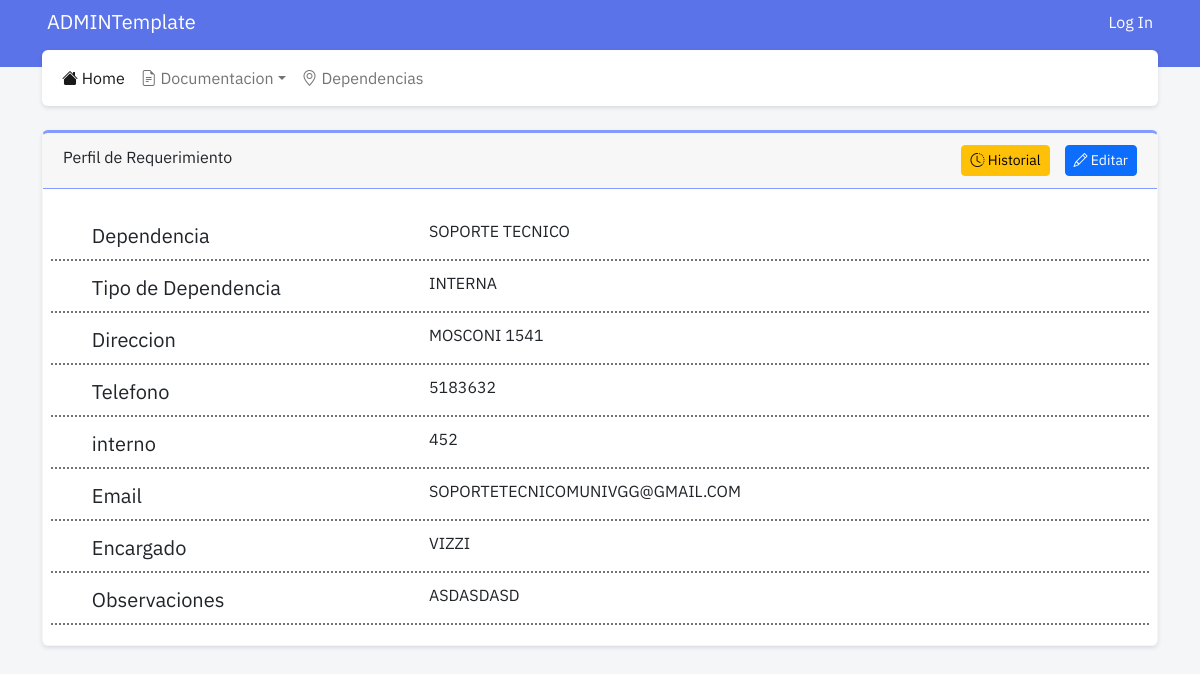
The app's page /dependencias/show/1, older data.
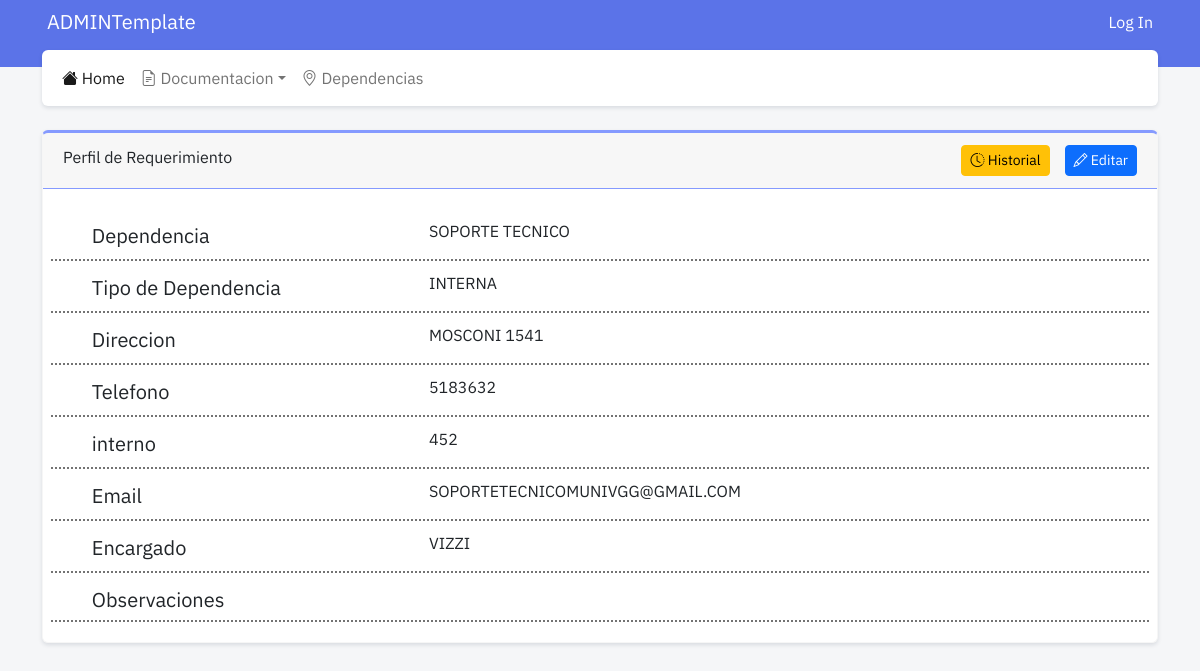
The same page, newer data.
### dependencias/models.py (models this page shows, shortened)
class Dependencia(models.Model):
    nombre = models.CharField("nombre", max_length = 100)
    direccion = models.CharField("Direccion", max_length=100, blank=True)
    telefono = models.CharField("Telefono", max_length=50, blank=True)
    interno = models.IntegerField("Interno", blank=True)
    email = models.EmailField("Email", max_length=254, blank=True)
    encargado = models.CharField("Encargado", max_length=50, blank=True)
    observaciones = models.TextField("Observaciones", blank=True)
    tipo = models.ForeignKey(TipoDependencia, related_name="tipo_dependencia", on_delete=models.RESTRICT)

class TipoDependencia(models.Model):
    tipo = models.CharField("Tipo", max_length = 50)
    def __str__(self):
        return self.tipo

### dependencias/views.py (the view)
# urls.py: path('show/<int:id>', views.show, name="dependencias_show"),
def show(request, id=id):
    dependencia = get_object_or_404(Dependencia, pk=id)
    context = {
        'dependencia': dependencia
    }
    return render(request, 'dependencias_show.html', context)

### dependencias/templates/dependencias_show.html (shortened to what this page needs)
{% extends 'base.html' %}
{% load static %}
{% block content %}
<div class="card">
    <div class="card-header">
        Perfil de Requerimiento
        <a class="btn btn-sm btn-primary float-end" href="{% url 'dependencias_update' dependencia.id %}"><i class="bi bi-pencil"></i> Editar</a>
        <a class="btn btn-sm btn-warning float-end" style="margin-right: 15px;" href="#"><i class="bi bi-clock-history"></i> Historial</a>
    </div>
    <div class="card-body">
        <div class="row data-row">
            <div class="col-md-4 col-sm-12">
                <h5 class="align-middle"><box-icon name='map'></box-icon> Dependencia</h5>
            </div>
            <div class="col-md-8 col-sm-12">
                <p>{{dependencia.nombre}}</p>
            </div>
        </div>
        <div class="row data-row">
            <div class="col-4">
                <h5><box-icon name='select-multiple'></box-icon> Tipo de Dependencia</h5>
            </div>
            <div class="col">
                <p>{{dependencia.tipo}}</p>
            </div>
        </div>
        <div class="row data-row">
            <div class="col-4">
                <h5><box-icon name='map-alt'></box-icon> Direccion</h5>
            </div>
            <div class="col">
                <p>{{dependencia.direccion}}</p>
            </div>
        </div>
        <div class="row data-row">
            <div class="col-4">
                <h5><box-icon name='phone'></box-icon> Telefono</h5>
            </div>
            <div class="col">
                <p>{{dependencia.telefono}}</p>
            </div>
        </div>
        <div class="row data-row">
            <div class="col-4">
                <h5><box-icon name='phone'></box-icon> interno</h5>
            </div>
            <div class="col">
                <p>{{dependencia.interno}}</p>
            </div>
        </div>
        <div class="row data-row">
            <div class="col-4">
                <h5><box-icon name='envelope' ></box-icon> Email</h5>
            </div>
            <div class="col">
                <p>{{dependencia.email}}</p>
            </div>
        </div>
        <div class="row data-row">
            <div class="col-4">
                <h5><box-icon name='user-circle'></box-icon> Encargado</h5>
            </div>
            <div class="col">
                <p>{{dependencia.encargado}}</p>
            </div>
        </div>
        <div class="row data-row">
            <div class="col-4">
                <h5><box-icon name='text'></box-icon> Observaciones</h5>
            </div>
            <div class="col">
                <p>{{dependencia.observaciones}}</p>
            </div>
        </div>
    </div>
</div>
{% endblock content %}

Row changes from the older to the newer data that the page shows:
changed Dependencia "SOPORTE TECNICO": observaciones "ASDASDASD" → (not shown)
